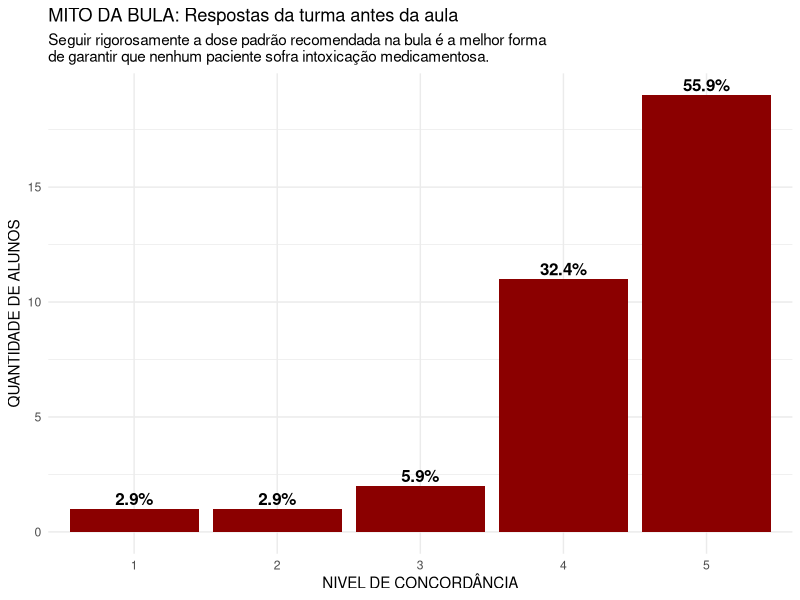
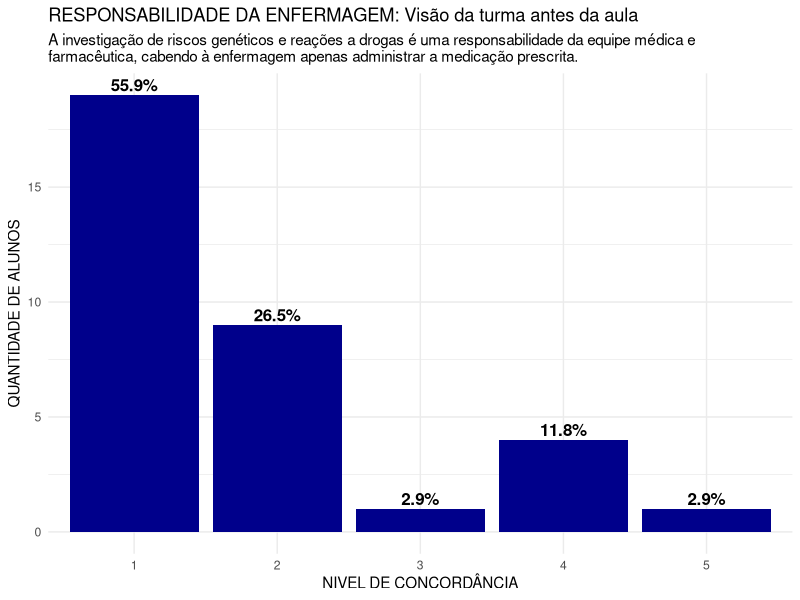
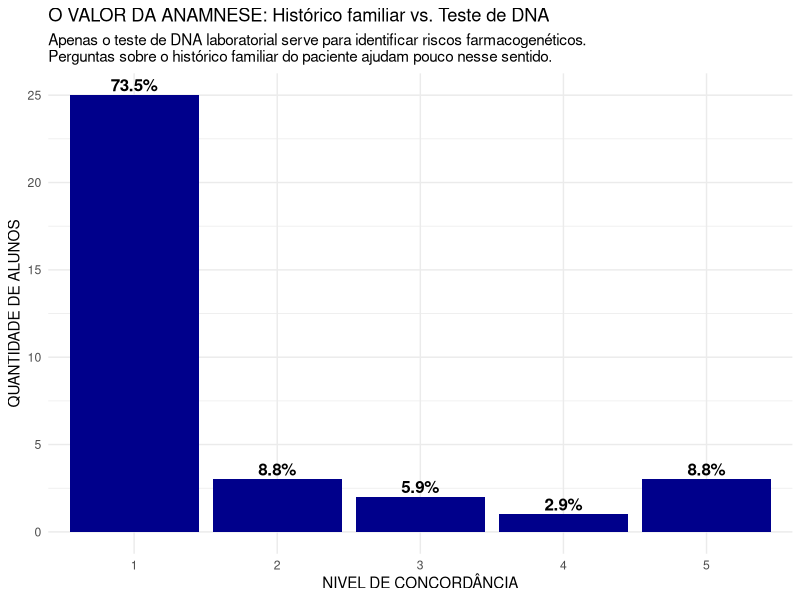
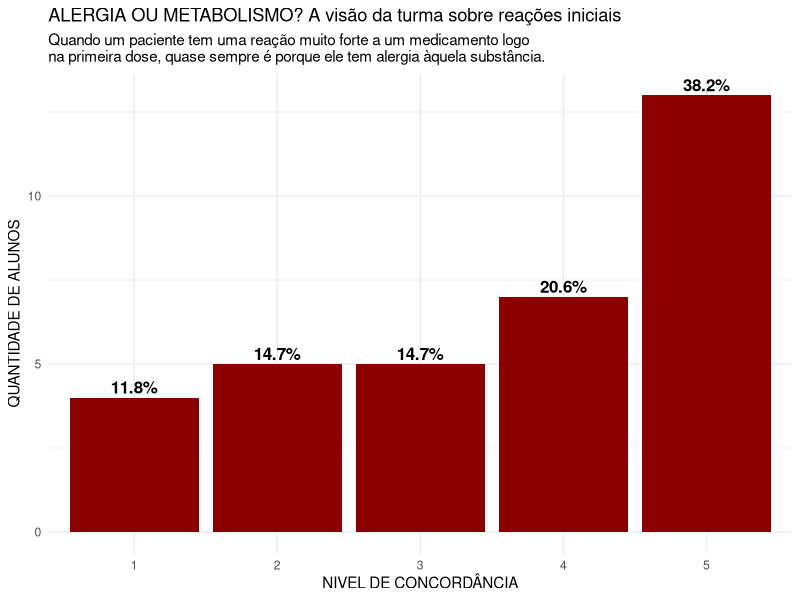
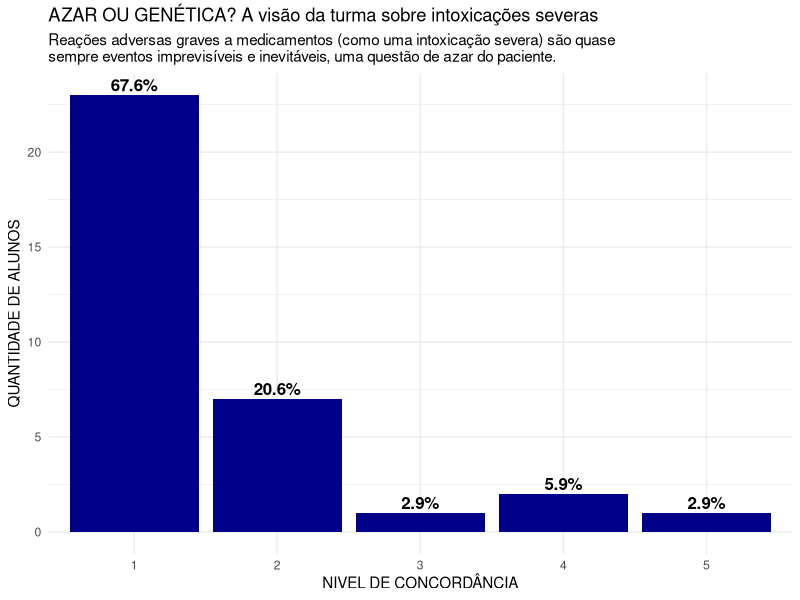
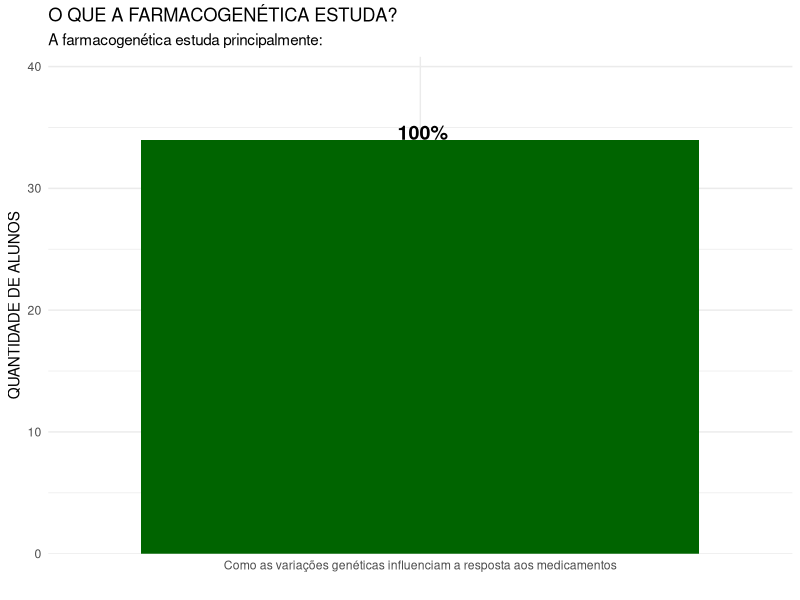

R code for these plots, in order:
library(tidyverse)

# 1. Coletando os dados do formulário (Usando caminho relativo para portabilidade):
dadospre_sujos <- read.csv("data/dadospre.csv")

#2. Renomeando colunas:
dadospre <- dadospre_sujos %>% 
  rename(
    q1_bula = 2,
    q2_medico = 3,
    q3_dna = 4,
    q4_alergia = 5,
    q5_azar = 6,
    q6_conceito = 7
  )

#3. Preparando gráfico da questão 1:

resumo_q1 <- dadospre %>%
  mutate(q1_bula = factor(q1_bula, levels = 1:5)) %>%
  count(q1_bula, .drop = FALSE) %>% 
  mutate(porcentagem = n / sum(n) * 100)

ggplot(resumo_q1, aes(x = q1_bula, y = n)) +
  geom_col(fill = "darkred") +
  scale_x_discrete(drop = FALSE) +
  theme_minimal() +
  labs(
    x = "NIVEL DE CONCORDÂNCIA",
    y = "QUANTIDADE DE ALUNOS",
    title = "MITO DA BULA: Respostas da turma antes da aula",
    subtitle = "Seguir rigorosamente a dose padrão recomendada na bula é a melhor forma\nde garantir que nenhum paciente sofra intoxicação medicamentosa.") +
  geom_text(aes(label = paste0(round(porcentagem, 1), "%")),
            hjust = 0.5,
            size = 4.3,
            vjust = -0.3,
            fontface = "bold")

#4. Preparando gráfico da questão 2: (OBS: MUDAR ENUNCIADO DESSA QUESTÃO PARA CADA CURSO!!!!)

resumo_q2 <- dadospre %>%
  mutate(q2_medico = factor(q2_medico, levels = 1:5)) %>%
  count(q2_medico, .drop = FALSE) %>% 
  mutate(porcentagem = n / sum(n) * 100)

ggplot(resumo_q2, aes(x = q2_medico, y = n)) +
  geom_col(fill = "darkblue") + 
  scale_x_discrete(drop = FALSE) +
  theme_minimal() +
  labs(
    x = "NIVEL DE CONCORDÂNCIA",
    y = "QUANTIDADE DE ALUNOS",
    title = "RESPONSABILIDADE DA ENFERMAGEM: Visão da turma antes da aula",
    subtitle = "A investigação de riscos genéticos e reações a drogas é uma responsabilidade da equipe médica e \nfarmacêutica, cabendo à enfermagem apenas administrar a medicação prescrita.") + 
  geom_text(aes(label = paste0(round(porcentagem, 1), "%")),
            hjust = 0.5,
            size = 4.3,
            vjust = -0.3,
            fontface = "bold")

#5. Preparando gráfico da questão 3:

resumo_q3 <- dadospre %>%
  mutate(q3_dna = factor(q3_dna, levels = 1:5)) %>%
  count(q3_dna, .drop = FALSE) %>% 
  mutate(porcentagem = n / sum(n) * 100)

ggplot(resumo_q3, aes(x = q3_dna, y = n)) +
  geom_col(fill = "darkblue") +
  scale_x_discrete(drop = FALSE) +
  theme_minimal() +
  labs(
    x = "NIVEL DE CONCORDÂNCIA",
    y = "QUANTIDADE DE ALUNOS",
    title = "O VALOR DA ANAMNESE: Histórico familiar vs. Teste de DNA",
    subtitle = "Apenas o teste de DNA laboratorial serve para identificar riscos farmacogenéticos. \nPerguntas sobre o histórico familiar do paciente ajudam pouco nesse sentido.") + 
  geom_text(aes(label = paste0(round(porcentagem, 1), "%")),
            hjust = 0.5,
            size = 4.3,
            vjust = -0.3,
            fontface = "bold")

#6. Preparando gráfico da questão 4:

resumo_q4 <- dadospre %>%
  mutate(q4_alergia = factor(q4_alergia, levels = 1:5)) %>%
  count(q4_alergia, .drop = FALSE) %>% 
  mutate(porcentagem = n / sum(n) * 100)

ggplot(resumo_q4, aes(x = q4_alergia, y = n)) +
  geom_col(fill = "darkred") +
  scale_x_discrete(drop = FALSE) +
  theme_minimal() +
  labs(
    x = "NIVEL DE CONCORDÂNCIA",
    y = "QUANTIDADE DE ALUNOS",
    title = "ALERGIA OU METABOLISMO? A visão da turma sobre reações iniciais",
    subtitle = "Quando um paciente tem uma reação muito forte a um medicamento logo \nna primeira dose, quase sempre é porque ele tem alergia àquela substância.") + 
  geom_text(aes(label = paste0(round(porcentagem, 1), "%")),
            hjust = 0.5,
            size = 4.3,
            vjust = -0.3,
            fontface = "bold")

#7. Preparando gráfico da questão 5:

resumo_q5 <- dadospre %>%
  mutate(q5_azar = factor(q5_azar, levels = 1:5)) %>%
  count(q5_azar, .drop = FALSE) %>% 
  mutate(porcentagem = n / sum(n) * 100)

ggplot(resumo_q5, aes(x = q5_azar, y = n)) +
  geom_col(fill = "darkblue") +
  scale_x_discrete(drop = FALSE) +
  theme_minimal() +
  labs(
    x = "NIVEL DE CONCORDÂNCIA",
    y = "QUANTIDADE DE ALUNOS",
    title = "AZAR OU GENÉTICA? A visão da turma sobre intoxicações severas",
    subtitle = "Reações adversas graves a medicamentos (como uma intoxicação severa) são quase\nsempre eventos imprevisíveis e inevitáveis, uma questão de azar do paciente.") + 
  geom_text(aes(label = paste0(round(porcentagem, 1), "%")),
            hjust = 0.5,
            size = 4.3,
            vjust = -0.3,
            fontface = "bold")

#8. Preparando gráfico da questão 6 (Conceito):

resumo_q6 <- dadospre %>%
  count(q6_conceito) %>% 
  mutate(porcentagem = n / sum(n) * 100)

ggplot(resumo_q6, aes(x = q6_conceito, y = n)) +
  geom_col(fill = "darkgreen") + 
  theme_minimal() +
  labs(
    x = "",
    y = "QUANTIDADE DE ALUNOS",
    title = "O QUE A FARMACOGENÉTICA ESTUDA?",
    subtitle = "A farmacogenética estuda principalmente:"
  ) + 
  geom_text(aes(label = paste0(round(porcentagem, 1), "%")),
            hjust = 0.45,
            vjust = 0,
            size = 5,
            fontface = "bold") +
  scale_y_continuous(expand = expansion(mult = c(0, 0.2)))
